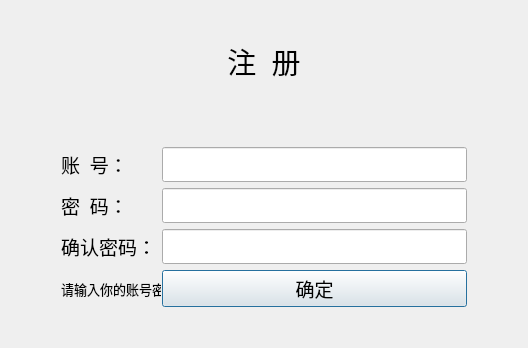
<?xml version="1.0" encoding="UTF-8"?>
<ui version="4.0">
 <class>preDialog</class>
 <widget class="QDialog" name="preDialog">
  <property name="geometry">
   <rect>
    <x>0</x>
    <y>0</y>
    <width>522</width>
    <height>348</height>
   </rect>
  </property>
  <property name="windowTitle">
   <string>注册</string>
  </property>
  <property name="layoutDirection">
   <enum>Qt::LeftToRight</enum>
  </property>
  <layout class="QVBoxLayout" name="verticalLayout">
   <item>
    <widget class="QLabel" name="label_3">
     <property name="minimumSize">
      <size>
       <width>90</width>
       <height>0</height>
      </size>
     </property>
     <property name="font">
      <font>
       <family>Adobe 黑体 Std R</family>
       <pointsize>22</pointsize>
      </font>
     </property>
     <property name="text">
      <string>注  册</string>
     </property>
     <property name="alignment">
      <set>Qt::AlignCenter</set>
     </property>
    </widget>
   </item>
   <item>
    <layout class="QFormLayout" name="formLayout">
     <property name="leftMargin">
      <number>50</number>
     </property>
     <property name="topMargin">
      <number>30</number>
     </property>
     <property name="rightMargin">
      <number>50</number>
     </property>
     <property name="bottomMargin">
      <number>30</number>
     </property>
     <item row="0" column="0">
      <widget class="QLabel" name="label">
       <property name="font">
        <font>
         <family>Adobe 黑体 Std R</family>
         <pointsize>14</pointsize>
        </font>
       </property>
       <property name="text">
        <string>账  号：</string>
       </property>
      </widget>
     </item>
     <item row="0" column="1">
      <widget class="QLineEdit" name="newID">
       <property name="minimumSize">
        <size>
         <width>300</width>
         <height>35</height>
        </size>
       </property>
       <property name="font">
        <font>
         <family>Adobe Arabic</family>
         <pointsize>14</pointsize>
        </font>
       </property>
      </widget>
     </item>
     <item row="1" column="0">
      <widget class="QLabel" name="label_2">
       <property name="font">
        <font>
         <family>Adobe 黑体 Std R</family>
         <pointsize>14</pointsize>
        </font>
       </property>
       <property name="text">
        <string>密  码：</string>
       </property>
      </widget>
     </item>
     <item row="1" column="1">
      <widget class="QLineEdit" name="newpassword">
       <property name="minimumSize">
        <size>
         <width>300</width>
         <height>35</height>
        </size>
       </property>
       <property name="font">
        <font>
         <pointsize>14</pointsize>
        </font>
       </property>
       <property name="maxLength">
        <number>16</number>
       </property>
       <property name="echoMode">
        <enum>QLineEdit::Password</enum>
       </property>
      </widget>
     </item>
     <item row="2" column="0">
      <widget class="QLabel" name="label_4">
       <property name="font">
        <font>
         <family>Adobe 黑体 Std R</family>
         <pointsize>14</pointsize>
        </font>
       </property>
       <property name="text">
        <string>确认密码：</string>
       </property>
      </widget>
     </item>
     <item row="2" column="1">
      <widget class="QLineEdit" name="newpassword2">
       <property name="minimumSize">
        <size>
         <width>300</width>
         <height>35</height>
        </size>
       </property>
       <property name="font">
        <font>
         <pointsize>14</pointsize>
        </font>
       </property>
       <property name="maxLength">
        <number>16</number>
       </property>
       <property name="echoMode">
        <enum>QLineEdit::Password</enum>
       </property>
      </widget>
     </item>
     <item row="3" column="0">
      <widget class="QLabel" name="zhuce">
       <property name="minimumSize">
        <size>
         <width>100</width>
         <height>35</height>
        </size>
       </property>
       <property name="font">
        <font>
         <family>Adobe 黑体 Std R</family>
         <pointsize>10</pointsize>
        </font>
       </property>
       <property name="text">
        <string>请输入你的账号密码</string>
       </property>
      </widget>
     </item>
     <item row="3" column="1">
      <widget class="QPushButton" name="conform">
       <property name="minimumSize">
        <size>
         <width>300</width>
         <height>35</height>
        </size>
       </property>
       <property name="font">
        <font>
         <family>Adobe 黑体 Std R</family>
         <pointsize>14</pointsize>
        </font>
       </property>
       <property name="text">
        <string>确定</string>
       </property>
      </widget>
     </item>
    </layout>
   </item>
  </layout>
 </widget>
 <resources/>
 <connections/>
</ui>
